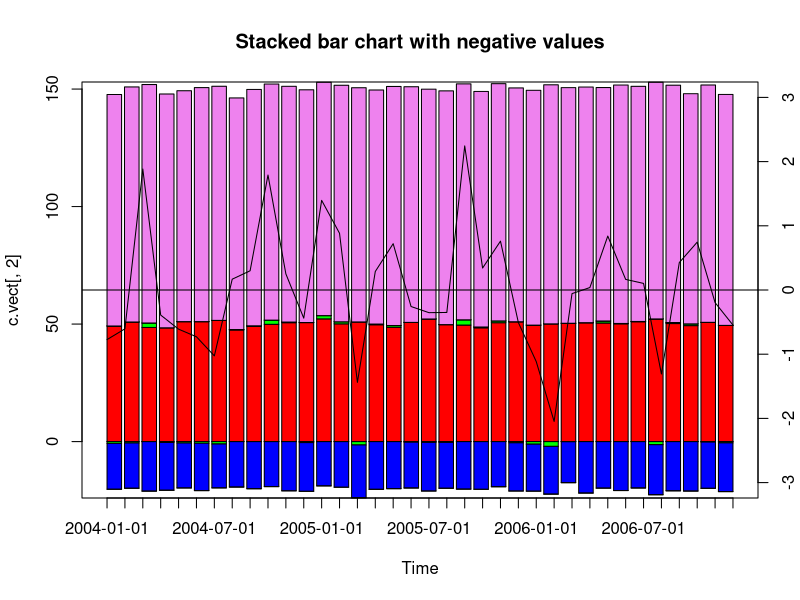

R code for this plot:
# 19122016
# Example of a stacked bar chart, with negative and positive values
c.vect<-cbind(50+rnorm(36), rnorm(36), -20+rnorm(36), 100+rnorm(36))
# Make it a time series object
c.vect<-ts(c.vect,frequency=12,start=c(2004,1))

# The bars with negative values are drawn below the x-axis
# http://stackoverflow.com/questions/27948446/about-barplot-for-data-with-negative-values
c.vect1<-c.vect
c.vect2<-c.vect
# Split into bar charts with positive respectively negative values
c.vect1[c.vect<0]<-0
c.vect2[c.vect>0]<-0
# Vectors are transposed
c.transposed.vect1<-t(c.vect1)
c.transposed.vect2<-t(c.vect2)
# Find the range of the stacked bar chart 
c.max<-round(max(colSums(c.transposed.vect1)))
c.min<-round(min(colSums(c.transposed.vect2)))

# Plot positive bars
barplot(c.transposed.vect1, ylim=c(c.min, c.max), axes=F, col=c("red","green","blue","violet"))
# Add negative bars
barplot(c.transposed.vect2, ylim=c(c.min, c.max), axes=F, col=c("red","green","blue","violet"), add=T)
# Add y-axis on left side
axis(side=2, ylim=c(c.min, c.max))

par(new=T)
# Add a line to the stacked bar chart
plot(c.vect[,2], ylim=c(-3,3), axes=F)
# Add supplementary y-axis on right side of the plot
axis(side=4, ylim=c(-3,3))

# Construct x-axis
time.seq<-seq(from=as.Date("2004/1/1"), by="1 months", length.out=36)
# For every month a tick is drawn
axis(side=1, labels = time.seq, at=seq(from=2004, by=1/12, length.out=36))
# Add x-axis at y=0 (y-axis on right side)
abline(h=0)
# Add box around the plot
box() 

title("Stacked bar chart with negative values")